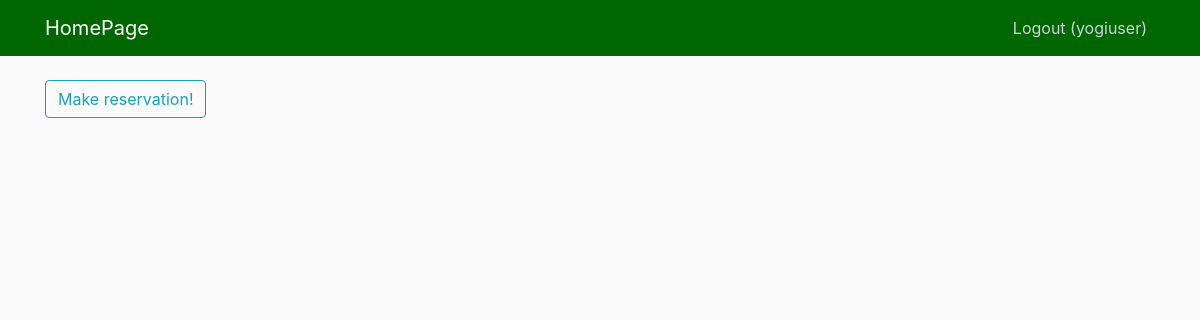
The page / (signed in) on the database as committed earlier.
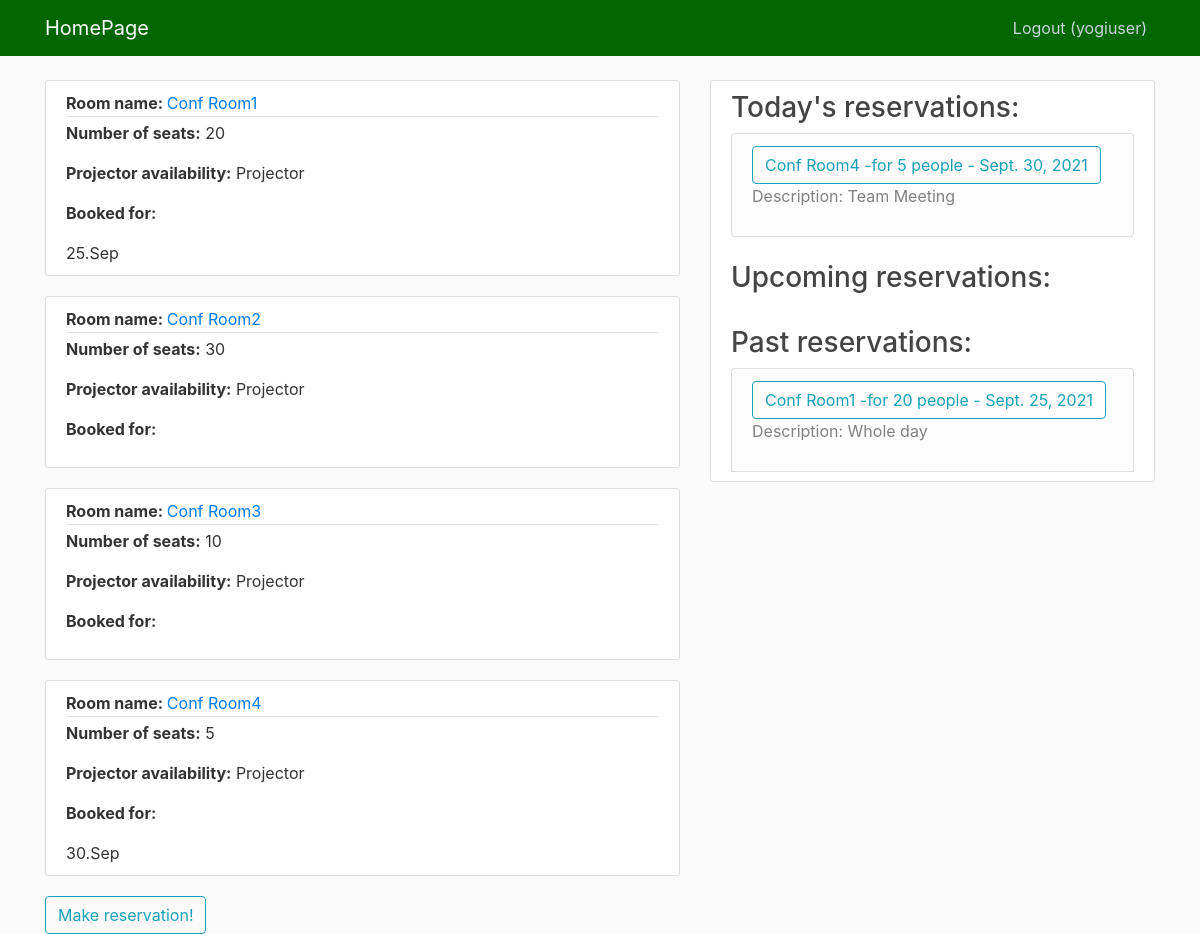
The same page on the database as committed later.
### system/models.py (models this page shows, shortened)
class Room(models.Model):
    name = models.CharField(max_length=64)
    capacity = models.IntegerField()
    projector = models.BooleanField(default=True)
    def __str__(self):
        return f"{self.name} -for {self.capacity} people  "

class Reservation(models.Model):
    date = models.DateField(validators=[validate_date])
    room = models.ForeignKey(Room, on_delete=models.CASCADE, null=True)
    user = models.ForeignKey(User, on_delete=models.CASCADE, null=True)
    comment = models.TextField()

### system/views.py (the view)
# urls.py: path('', HomePage.as_view(), name='homepage'),
class HomePage(LoginRequiredMixin, ListView):
    model = Room
    template_name = 'home.html'
    context_object_name = 'rooms'
    def get_context_data(self, **kwargs):
        kwargs['reservations'] = Reservation.objects.order_by('date')
        kwargs['today'] = datetime.date.today()
        return super(HomePage, self).get_context_data(**kwargs)

### system/templates/home.html
{% extends 'base.html' %}
{% block content %}
    {% for room in rooms %}
        <article class="media content-section">
            <div class="media-body">
                <div class="article-metadata">
                    <b>Room name: </b><a class="mr-2" href="{% url 'room-detail' room.id %}">{{ room.name }}</a>
                </div>
                <p class="article-content"><b>Number of seats:</b> {{ room.capacity }}</p>
                  {% if room.projector == True %}
                <p class="article-content"><b>Projector availability:</b> Projector </p>
                  {% else %}
                <p class="article-content"><b>Projector availability:</b> No projector </p>
                  {% endif %}
                <p class="article-content"><b>Booked for:</b></p>
                  {% for res in reservations %}
                    {% if room.id == res.room.id %}
                        {{ res.date.day }}.{{ res.date|date:"M" }}
                    {% endif %}
                  {% endfor %}
              </div>
        </article>
    {% endfor %}
     {% if user.is_staff%}
     <a class="btn btn-outline-info" href="{% url 'add-room' %}">Add a new room!</a>
     <a class="btn btn-outline-info" href="{% url 'make-reservation' %}">Make reservation!</a>
     {% else %}
     <a class="btn btn-outline-info" href="{% url 'make-reservation' %}">Make reservation!</a>
     {% endif %}
{% endblock %}

### system/templates/base.html (shortened to what this page needs)
{% load static %}
{% load bootstrap4 %}
{% bootstrap_css %}
<!DOCTYPE html>
<html>
<head>
    <link rel="stylesheet" href="https://maxcdn.bootstrapcdn.com/bootstrap/4.0.0/css/bootstrap.min.css">
    <link rel="stylesheet" type="text/css" href="{% static 'stylesheet.css' %}">
</head>
<body>
    <header class="site-header">
      <nav class="navbar navbar-expand-md navbar-dark bg-steel fixed-top">
        <div class="container">
          <a class="navbar-brand mr-4" href="{% url 'homepage' %}">HomePage</a>
          <div class="collapse navbar-collapse" id="navbarToggle">
            <div class="navbar-nav">
              {% if user.is_authenticated %}
                <a class="nav-item nav-link" href="{% url 'logout' %}">Logout ({{ user.username }})</a>
              {% else %}
                <a class="nav-item nav-link" href="{% url 'login' %}">Login</a>
                <a class="nav-item nav-link" href="{% url 'register' %}">Register</a>
              {% endif %}
            </div>
          </div>
        </div>
      </nav>
    </header>
    <main role="main" class="container">
      <div class="row">
        <div class="col-md-7">
          {% block content %}{% endblock %}
        </div>
          {% if reservations|length > 0 %}
            <div class="col-md-5">
              <div class="content-section">
                <h3>Today's reservations:</h3>
                  {% for res in reservations %}
                      <ul class="list-group">
                      {% if today == res.date %}
                        <li class="list-group-item list-group-item-light"><a class="btn btn-outline-info"
                             href="{% url 'update-reservation' res.id %}">{{ res.room }} - {{ res.date }}</a>
                            <p>Description: {{ res.comment }}</p>
                        </li>
                        {% endif %}
                    {% endfor %}
                  </ul><br>
                <h3>Upcoming reservations:</h3>
                  {% for res in reservations %}
                      <ul class="list-group">
                    {% endfor %}
                  </ul><br>
                  <h3>Past reservations:</h3>
                  {% for res in reservations %}
                      <ul class="list-group">
                      {% if today > res.date %}
                        <li class="list-group-item list-group-item-light"><a class="btn btn-outline-info"
                             href="{% url 'update-reservation' res.id %}">{{ res.room }} - {{ res.date }}</a>
                            <p>Description: {{ res.comment }}</p>
                        </li>
                        {% endif %}
                    {% endfor %}
                  </ul>
              </div>
            </div>
        {% endif %}
      </div>
    </main>
</body>
</html>

### system/static/stylesheet.css (style rules this page uses)
body { background: #fafafa; color: #333333; margin-top: 5rem; }
h1, h2, h3, h4, h5, h6 { color: #444444; }
ul { margin: 0; }
.bg-steel { background-color: #006600; }
.site-header .navbar-nav .nav-link { color: #cbd5db; }
.content-section { background: #ffffff; padding: 10px 20px; border: 1px solid #dddddd; border-radius: 3px; margin-bottom: 20px; }
.article-content { white-space: pre-line; }
.article-metadata { padding-bottom: 1px; margin-bottom: 4px; border-bottom: 1px solid #e3e3e3 }

Rows that differ between the two databases and show on the page:
added Room: name "Conf Room1", capacity "20", shows "Projector availability:", projector "Projector"
added Reservation: date.day "25", date "Sep", room "Conf Room1 -for 20 people", date "Sept. 25, 2021", comment "Whole day"
added Room: name "Conf Room2", capacity "30", shows "Projector availability:", projector "Projector"
added Room: name "Conf Room3", capacity "10", shows "Projector availability:", projector "Projector"
added Room: name "Conf Room4", capacity "5", shows "Projector availability:", projector "Projector"
added Reservation: date.day "30", date "Sep", room "Conf Room4 -for 5 people", date "Sept. 30, 2021", comment "Team Meeting"
Other text that changed with them:
text now shown: "Today's reservations: Upcoming reservations: Past reservations:"
